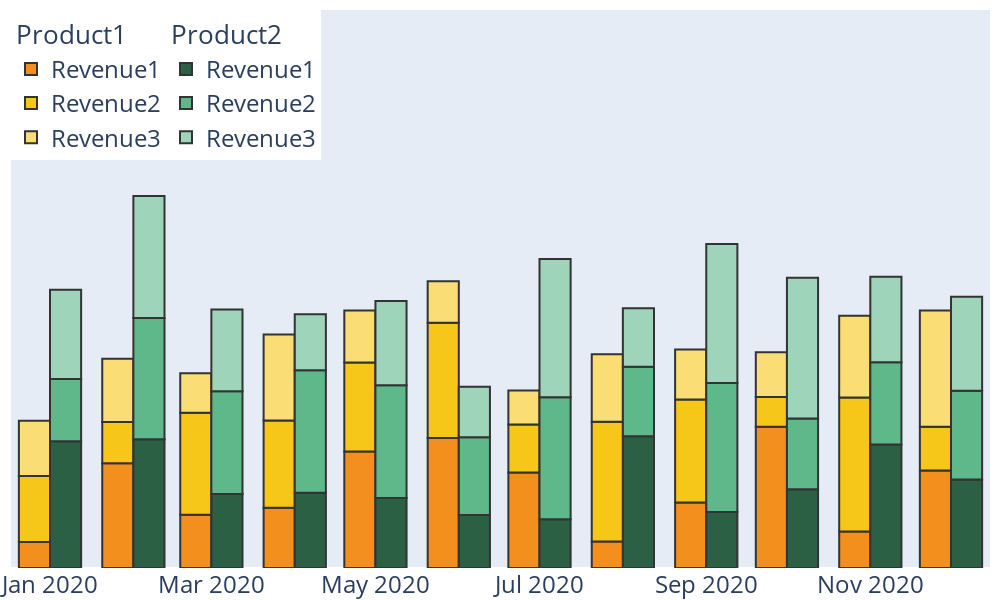

This figure's notebook cell:
### Code cell
import numpy as np
import pandas as pd
import plotly.graph_objects as go


# Create dummy data indexed by month and with multi-columns [product, revenue]
index = pd.date_range("2020", "2021", freq="MS", closed="left")
df = pd.concat(
    [
        pd.DataFrame(
            np.random.rand(12, 3) * 1.25 + 0.25,
            index=index,
            columns=["Revenue1", "Revenue2", "Revenue3"]
        ),
        pd.DataFrame(
            np.random.rand(12, 3) + 0.5,
            index=index,
            columns=["Revenue1", "Revenue2", "Revenue3"]
        ),
    ],
    axis=1,
    keys=["Product1", "Product2"]
)

# Create a figure with the right layout
fig = go.Figure(
    layout=go.Layout(
        height=600,
        width=1000,
        barmode="relative",
        yaxis_showticklabels=False,
        yaxis_showgrid=False,
        yaxis_range=[0, df.groupby(axis=1, level=0).sum().max().max() * 1.5],
       # Secondary y-axis overlayed on the primary one and not visible
        yaxis2=go.layout.YAxis(
            visible=False,
            matches="y",
            overlaying="y",
            anchor="x",
        ),
        font=dict(size=24),
        legend_x=0,
        legend_y=1,
        legend_orientation="h",
        hovermode="x",
        margin=dict(b=0,t=10,l=0,r=10)
    )
)

# Define some colors for the product, revenue pairs
colors = {
    "Product1": {
        "Revenue1": "#F28F1D",
        "Revenue2": "#F6C619",
        "Revenue3": "#FADD75",
    },
    "Product2": {
        "Revenue1": "#2B6045",
        "Revenue2": "#5EB88A",
        "Revenue3": "#9ED4B9",
    }
}

# Add the traces
for i, t in enumerate(colors):
    print(t)
    for j, col in enumerate(df[t].columns):
        if (df[t][col] == 0).all():
            continue
        print(df[t][col])
        print(df.index)
        fig.add_trace(go.Bar(
            x=df.index,
            y=df[t][col],
            # Set the right yaxis depending on the selected product (from enumerate)
            yaxis=f"y{i + 1}",
            # Offset the bar trace, offset needs to match the width
            # The values here are in milliseconds, 1billion ms is ~1/3 month
            offsetgroup=str(i),
            offset=(i - 1) * 1000000000,
            width=1000000000,
            legendgroup=t,
            legendgrouptitle_text=t,
            name=col,
            marker_color=colors[t][col],
            marker_line=dict(width=2, color="#333"),
            hovertemplate="%{y}<extra></extra>"
                            )
        )

fig.show()
df.head()

### Figure 1 — Plotly figure (JSON) as saved in the notebook; plotly's stock layout.template omitted (floating-point values rounded to 4 significant figures)
{"data": [{"hovertemplate": "%{y}<extra></extra>", "legendgroup": "Product1", "legendgrouptitle": {"text": "Product1"}, "marker": {"color": "#F28F1D", "line": {"color": "#333", "width": 2}}, "name": "Revenue1", "offset": -1000000000, "offsetgroup": "0", "width": 1000000000, "x": ["2020-01-01T00:00:00", "2020-02-01T00:00:00", "2020-03-01T00:00:00", "2020-04-01T00:00:00", "2020-05-01T00:00:00", "2020-06-01T00:00:00", "2020-07-01T00:00:00", "2020-08-01T00:00:00", "2020-09-01T00:00:00", "2020-10-01T00:00:00", "2020-11-01T00:00:00", "2020-12-01T00:00:00"], "y": [0.2709, 1.097, 0.5559, 0.6297, 1.218, 1.359, 0.9997, 0.2769, 0.6846, 1.478, 0.3825, 1.02], "yaxis": "y", "type": "bar"}, {"hovertemplate": "%{y}<extra></extra>", "legendgroup": "Product1", "legendgrouptitle": {"text": "Product1"}, "marker": {"color": "#F6C619", "line": {"color": "#333", "width": 2}}, "name": "Revenue2", "offset": -1000000000, "offsetgroup": "0", "width": 1000000000, "x": ["2020-01-01T00:00:00", "2020-02-01T00:00:00", "2020-03-01T00:00:00", "2020-04-01T00:00:00", "2020-05-01T00:00:00", "2020-06-01T00:00:00", "2020-07-01T00:00:00", "2020-08-01T00:00:00", "2020-09-01T00:00:00", "2020-10-01T00:00:00", "2020-11-01T00:00:00", "2020-12-01T00:00:00"], "y": [0.6917, 0.43, 1.069, 0.9117, 0.9293, 1.204, 0.5001, 1.254, 1.078, 0.3116, 1.4, 0.4569], "yaxis": "y", "type": "bar"}, {"hovertemplate": "%{y}<extra></extra>", "legendgroup": "Product1", "legendgrouptitle": {"text": "Product1"}, "marker": {"color": "#FADD75", "line": {"color": "#333", "width": 2}}, "name": "Revenue3", "offset": -1000000000, "offsetgroup": "0", "width": 1000000000, "x": ["2020-01-01T00:00:00", "2020-02-01T00:00:00", "2020-03-01T00:00:00", "2020-04-01T00:00:00", "2020-05-01T00:00:00", "2020-06-01T00:00:00", "2020-07-01T00:00:00", "2020-08-01T00:00:00", "2020-09-01T00:00:00", "2020-10-01T00:00:00", "2020-11-01T00:00:00", "2020-12-01T00:00:00"], "y": [0.5764, 0.6606, 0.4121, 0.8994, 0.5458, 0.4349, 0.3565, 0.7037, 0.5223, 0.4673, 0.8551, 1.215], "yaxis": "y", "type": "bar"}, {"hovertemplate": "%{y}<extra></extra>", "legendgroup": "Product2", "legendgrouptitle": {"text": "Product2"}, "marker": {"color": "#2B6045", "line": {"color": "#333", "width": 2}}, "name": "Revenue1", "offset": 0, "offsetgroup": "1", "width": 1000000000, "x": ["2020-01-01T00:00:00", "2020-02-01T00:00:00", "2020-03-01T00:00:00", "2020-04-01T00:00:00", "2020-05-01T00:00:00", "2020-06-01T00:00:00", "2020-07-01T00:00:00", "2020-08-01T00:00:00", "2020-09-01T00:00:00", "2020-10-01T00:00:00", "2020-11-01T00:00:00", "2020-12-01T00:00:00"], "y": [1.325, 1.345, 0.773, 0.7857, 0.7325, 0.5555, 0.5102, 1.376, 0.585, 0.824, 1.29, 0.9263], "yaxis": "y2", "type": "bar"}, {"hovertemplate": "%{y}<extra></extra>", "legendgroup": "Product2", "legendgrouptitle": {"text": "Product2"}, "marker": {"color": "#5EB88A", "line": {"color": "#333", "width": 2}}, "name": "Revenue2", "offset": 0, "offsetgroup": "1", "width": 1000000000, "x": ["2020-01-01T00:00:00", "2020-02-01T00:00:00", "2020-03-01T00:00:00", "2020-04-01T00:00:00", "2020-05-01T00:00:00", "2020-06-01T00:00:00", "2020-07-01T00:00:00", "2020-08-01T00:00:00", "2020-09-01T00:00:00", "2020-10-01T00:00:00", "2020-11-01T00:00:00", "2020-12-01T00:00:00"], "y": [0.6506, 1.269, 1.076, 1.283, 1.178, 0.8125, 1.276, 0.7271, 1.349, 0.7386, 0.8609, 0.9272], "yaxis": "y2", "type": "bar"}, {"hovertemplate": "%{y}<extra></extra>", "legendgroup": "Product2", "legendgrouptitle": {"text": "Product2"}, "marker": {"color": "#9ED4B9", "line": {"color": "#333", "width": 2}}, "name": "Revenue3", "offset": 0, "offsetgroup": "1", "width": 1000000000, "x": ["2020-01-01T00:00:00", "2020-02-01T00:00:00", "2020-03-01T00:00:00", "2020-04-01T00:00:00", "2020-05-01T00:00:00", "2020-06-01T00:00:00", "2020-07-01T00:00:00", "2020-08-01T00:00:00", "2020-09-01T00:00:00", "2020-10-01T00:00:00", "2020-11-01T00:00:00", "2020-12-01T00:00:00"], "y": [0.9353, 1.276, 0.8532, 0.5855, 0.8805, 0.5269, 1.445, 0.6137, 1.453, 1.473, 0.8935, 0.9832], "yaxis": "y2", "type": "bar"}], "layout": {"barmode": "relative", "font": {"size": 24}, "height": 600, "hovermode": "x", "legend": {"orientation": "h", "x": 0, "y": 1}, "margin": {"b": 0, "l": 0, "r": 10, "t": 10}, "width": 1000, "yaxis": {"range": [0, 5.835], "showgrid": false, "showticklabels": false}, "yaxis2": {"anchor": "x", "matches": "y", "overlaying": "y", "visible": false}}}
